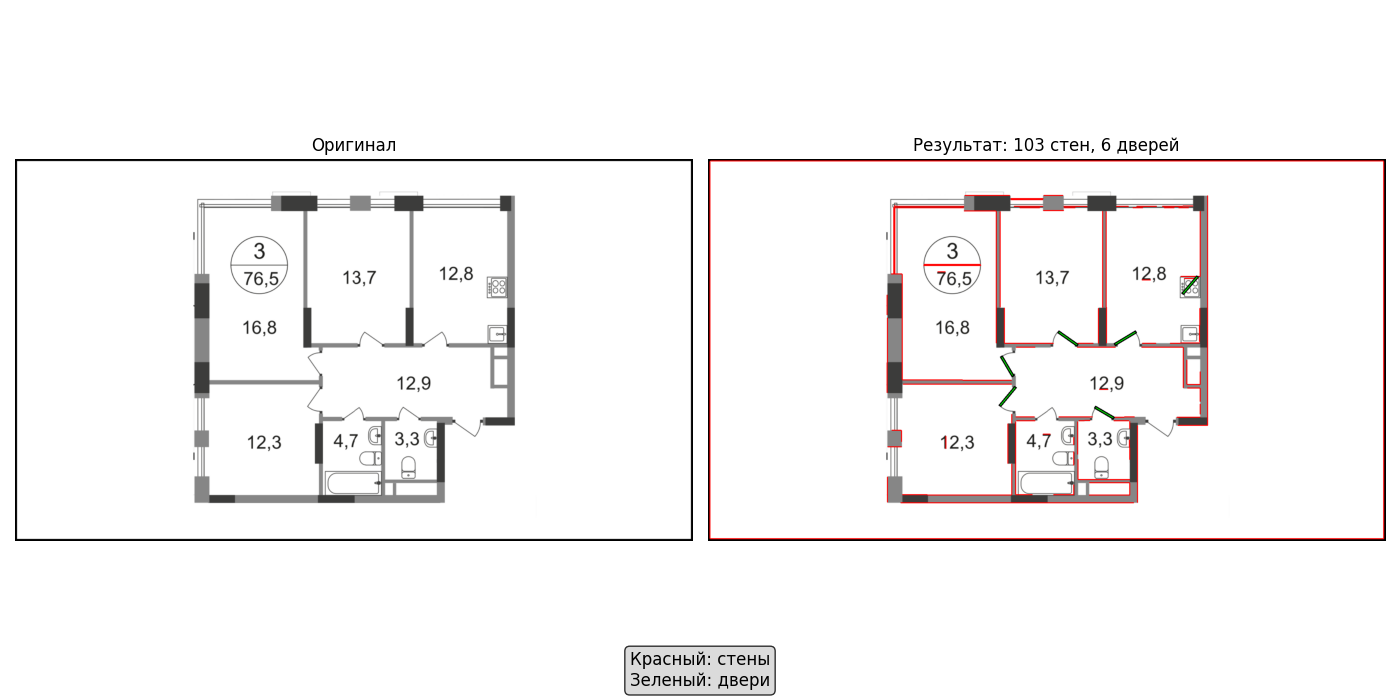
#> input picture examples/1plan.png, 1400 x 700 px, given as the content of the folder plans, which was not available
$ jupyter execute --allow-errors wall_door_detection.ipynb
#> lines starting #> are read from the running program, lines starting #| are printed output that depends on the picture; after the words box and inside, x2 and y2 are one past the last pixel; in counts of white or black regions, pixels touching at a corner belong together; pictures that were not available may be replaced by others from this repository, and a replacement may not be noted
#> in process, image is the input picture: shape (700, 1400, 3); mean B, G, R 245.6, 245.7, 247.2
[cell 1]
import cv2
import numpy as np
import json
import os
from pathlib import Path

class FloorplanParser:
    """
    Парсер планов с детекцией линий
    """

    def __init__(self):
        # Параметры для детекции стен
        self.wall_params = {
            'min_length': 20,    # Минимальная длина линии
            'threshold': 50,     # Чувствительность
            'max_gap': 5         # Разрешаем небольшие разрывы
        }

    def preprocess_image(self, image):
        """
        Простая предобработка изображения
        """
        # 1. Конвертация в grayscale
        gray = cv2.cvtColor(image, cv2.COLOR_BGR2GRAY)

        # 2. Улучшаем контраст
        clahe = cv2.createCLAHE(clipLimit=2.0, tileGridSize=(8, 8))
        enhanced = clahe.apply(gray)

        # 3. Бинаризация
        _, binary = cv2.threshold(enhanced, 0, 255, cv2.THRESH_BINARY_INV + cv2.THRESH_OTSU)
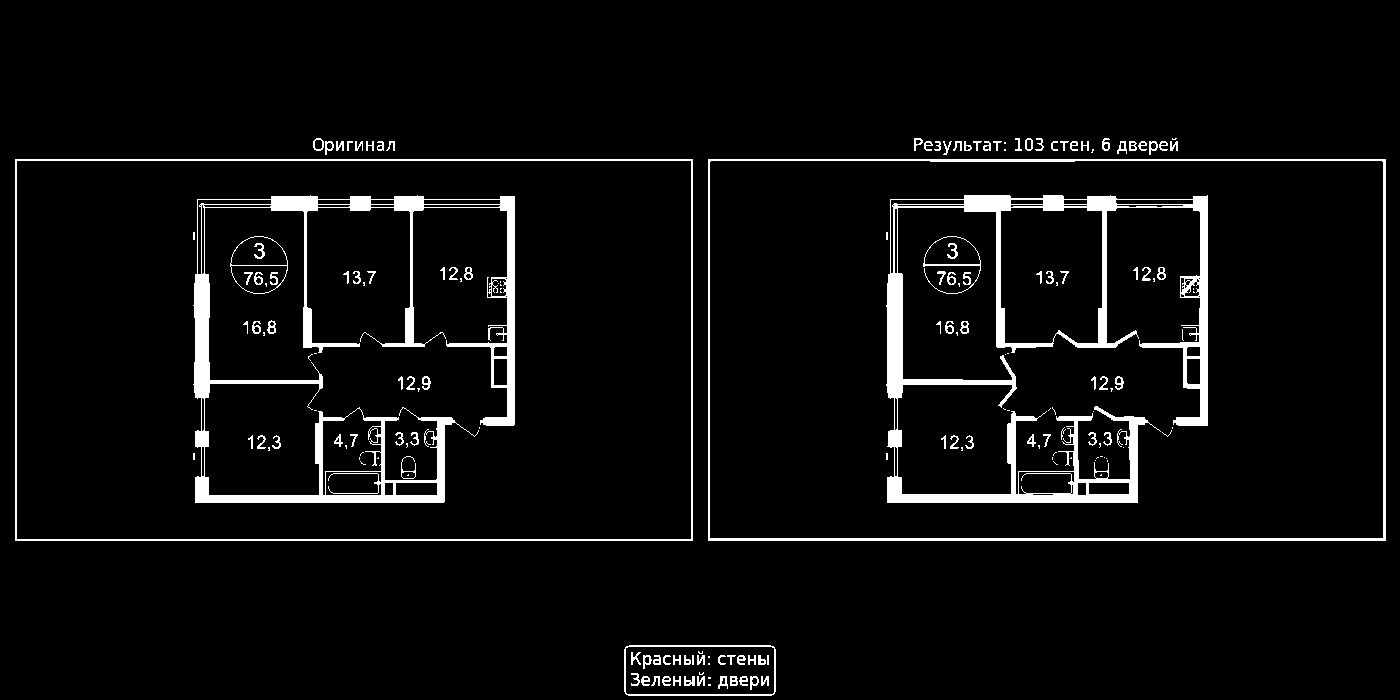
#> binary: shape (700, 1400); 4.8% white; 180 white regions (68 under 20 px), largest, box (x1, y1, x2, y2) and area: (886, 195, 1208, 503) 16502, (193, 195, 515, 503) 14370, (708, 159, 1386, 541) 5422

        # 4. Морфологическая очистка
        kernel = np.ones((3, 3), np.uint8)
        cleaned = cv2.morphologyEx(binary, cv2.MORPH_CLOSE, kernel)
#> cleaned: shape (700, 1400); 5.2% white; 114 white regions (43 under 20 px), largest, box (x1, y1, x2, y2) and area: (886, 195, 1208, 503) 17592, (193, 195, 515, 503) 15618, (708, 159, 1386, 541) 5422
        cleaned = cv2.morphologyEx(cleaned, cv2.MORPH_OPEN, kernel)
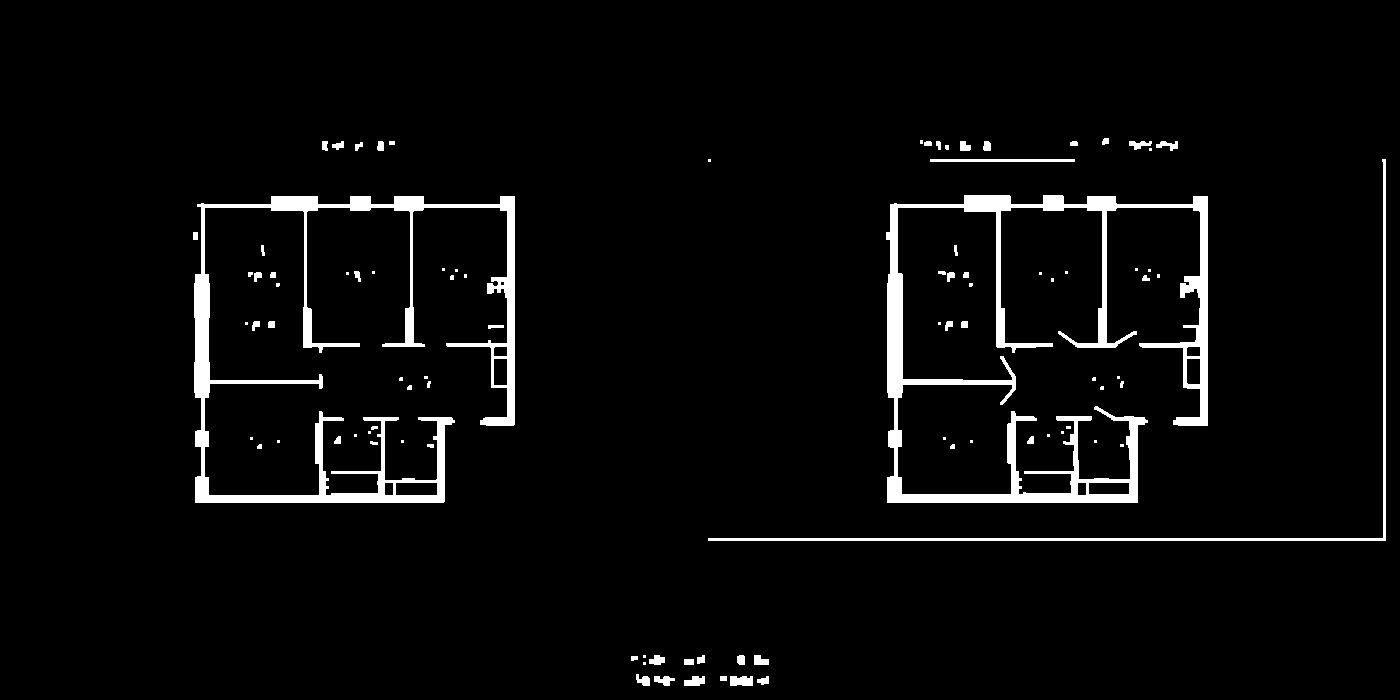
#> cleaned: shape (700, 1400); 3.9% white; 94 white regions (39 under 20 px), largest, box (x1, y1, x2, y2) and area: (886, 195, 1208, 503) 16932, (194, 196, 515, 503) 14601, (708, 159, 1386, 541) 3174

        return cleaned

    def detect_all_lines(self, binary_image):
        """
        Детекция всех линий
        """
        # Детекция краев
        edges = cv2.Canny(binary_image, 50, 150)
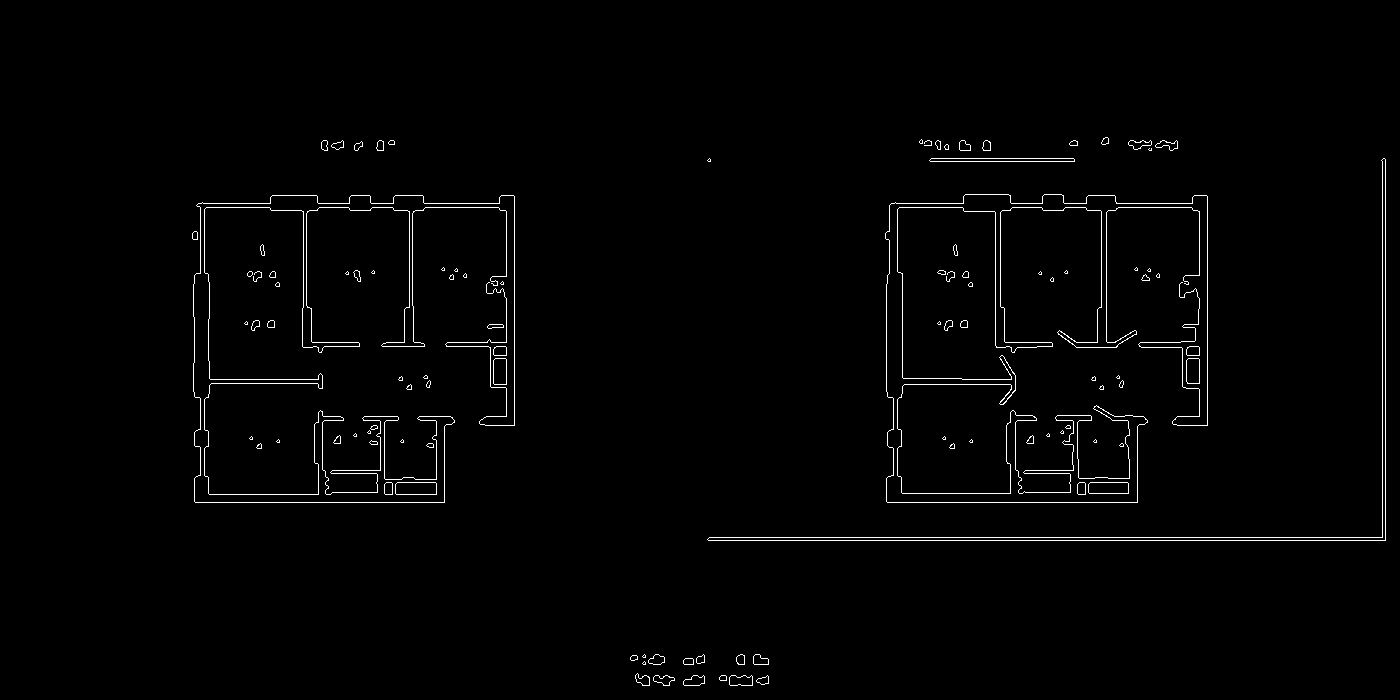
#> edges: shape (700, 1400); 1.3% white in thin lines or dots, all inside (x1, y1, x2, y2) = (192, 137, 1386, 686)

        # Детекция линий Хафа
        lines = cv2.HoughLinesP(
            edges,
            rho=1,
            theta=np.pi/180,
            threshold=self.wall_params['threshold'],
            minLineLength=self.wall_params['min_length'],
            maxLineGap=self.wall_params['max_gap']
        )
#> lines = 99 rows, first 6: [708, 540, 1385, 540], [709, 537, 1385, 537], [195, 502, 444, 502], [1382, 536, 1382, 159], [891, 203, 963, 203], [1385, 539, 1385, 159]

        walls = []

        if lines is not None:
            for i, line in enumerate(lines):
                x1, y1, x2, y2 = line[0]

                # Вычисляем длину
                length = np.sqrt((x2 - x1)**2 + (y2 - y1)**2)

                # Вычисляем угол
                if x2 - x1 == 0:
                    angle = 90
                else:
                    angle = np.degrees(np.arctan2(y2 - y1, x2 - x1))
                angle = angle % 180

                # Определяем тип линии
                if (angle < 15) or (angle > 165):
                    line_type = "horizontal"
                elif (75 < angle < 105):
                    line_type = "vertical"
                elif (30 < angle < 60) or (120 < angle < 150):
                    line_type = "diagonal"
                else:
                    line_type = "other"

                walls.append({
                    "id": f"w{i+1}",
                    "points": [[int(x1), int(y1)], [int(x2), int(y2)]],
                    "length": float(length),
                    "angle": float(angle),
                    "type": line_type
                })
#> this loop made 99 passes
#> (x1, y1, x2, y2, length, angle, line_type) on passes 1 to 8: (708, 540, 1385, 540, 677, 0, 'horizontal'), (709, 537, 1385, 537, 676, 0, 'horizontal'), (195, 502, 444, 502, 249, 0, 'horizontal'), (1382, 536, 1382, 159, 377, 90, 'vertical'), (891, 203, 963, 203, 72, 0, 'horizontal'), (1385, 539, 1385, 159, 380, 90, 'vertical'), (1118, 207, 1191, 207, 73, 0, 'horizontal'), (312, 342, 358, 342, 46, 0, 'horizontal')
#> (the rest of the program and of its run is left out)
